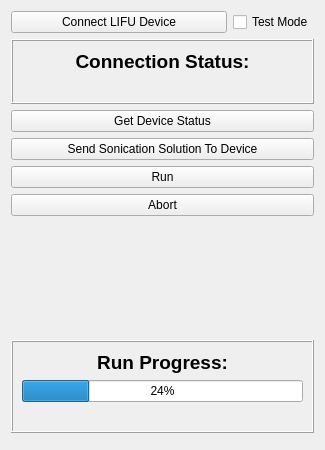
<?xml version="1.0" encoding="UTF-8"?>
<ui version="4.0">
 <class>OpenLIFUSonicationControl</class>
 <widget class="qMRMLWidget" name="OpenLIFUSonicationControl">
  <property name="geometry">
   <rect>
    <x>0</x>
    <y>0</y>
    <width>325</width>
    <height>450</height>
   </rect>
  </property>
  <layout class="QVBoxLayout" name="verticalLayout_3">
   <item>
    <layout class="QHBoxLayout" name="horizontalLayout">
     <item>
      <widget class="QPushButton" name="connectLIFUDevicePushButton">
       <property name="sizePolicy">
        <sizepolicy hsizetype="MinimumExpanding" vsizetype="Fixed">
         <horstretch>0</horstretch>
         <verstretch>0</verstretch>
        </sizepolicy>
       </property>
       <property name="text">
        <string>Connect LIFU Device</string>
       </property>
      </widget>
     </item>
     <item>
      <widget class="QCheckBox" name="testModeCheckBox">
       <property name="sizePolicy">
        <sizepolicy hsizetype="Minimum" vsizetype="Fixed">
         <horstretch>0</horstretch>
         <verstretch>0</verstretch>
        </sizepolicy>
       </property>
       <property name="text">
        <string>Test Mode</string>
       </property>
      </widget>
     </item>
    </layout>
   </item>
   <item>
    <widget class="QFrame" name="connectedStateFrame">
     <property name="frameShape">
      <enum>QFrame::Box</enum>
     </property>
     <property name="frameShadow">
      <enum>QFrame::Raised</enum>
     </property>
     <layout class="QVBoxLayout" name="verticalLayout_2">
      <item>
       <widget class="QLabel" name="connectedStateFrameTitle">
        <property name="text">
         <string>&lt;html&gt;&lt;head/&gt;&lt;body&gt;&lt;p&gt;&lt;span style=&quot; font-size:14pt; font-weight:600;&quot;&gt;Connection Status:&lt;/span&gt;&lt;/p&gt;&lt;/body&gt;&lt;/html&gt;</string>
        </property>
        <property name="alignment">
         <set>Qt::AlignCenter</set>
        </property>
        <property name="margin">
         <number>0</number>
        </property>
       </widget>
      </item>
      <item>
       <widget class="QLabel" name="connectedStateLabel">
        <property name="alignment">
         <set>Qt::AlignCenter</set>
        </property>
       </widget>
      </item>
     </layout>
    </widget>
   </item>
   <item>
    <widget class="QPushButton" name="manuallyGetDeviceStatusPushButton">
     <property name="toolTip">
      <string>This button retrieves the current status of the hardware device and prints the status below.</string>
     </property>
     <property name="text">
      <string>Get Device Status</string>
     </property>
    </widget>
   </item>
   <item>
    <widget class="QPushButton" name="sendSonicationSolutionToDevicePushButton">
     <property name="text">
      <string>Send Sonication Solution To Device</string>
     </property>
    </widget>
   </item>
   <item>
    <widget class="QWidget" name="permissionsWidget" native="true">
     <property name="slicer.openlifu.allowed-roles" stdset="0">
      <stringlist>
       <string>admin</string>
       <string>operator</string>
      </stringlist>
     </property>
     <layout class="QVBoxLayout" name="verticalLayout">
      <property name="leftMargin">
       <number>0</number>
      </property>
      <property name="topMargin">
       <number>0</number>
      </property>
      <property name="rightMargin">
       <number>0</number>
      </property>
      <property name="bottomMargin">
       <number>0</number>
      </property>
      <item>
       <widget class="QPushButton" name="runPushButton">
        <property name="text">
         <string>Run</string>
        </property>
       </widget>
      </item>
     </layout>
    </widget>
   </item>
   <item>
    <widget class="QPushButton" name="abortPushButton">
     <property name="text">
      <string>Abort</string>
     </property>
    </widget>
   </item>
   <item>
    <widget class="QLabel" name="solutionStateLabel">
     <property name="alignment">
      <set>Qt::AlignCenter</set>
     </property>
    </widget>
   </item>
   <item>
    <spacer name="verticalSpacer">
     <property name="orientation">
      <enum>Qt::Vertical</enum>
     </property>
     <property name="sizeHint" stdset="0">
      <size>
       <width>20</width>
       <height>40</height>
      </size>
     </property>
    </spacer>
   </item>
   <item>
    <widget class="QFrame" name="runStatusFrame">
     <property name="frameShape">
      <enum>QFrame::Box</enum>
     </property>
     <property name="frameShadow">
      <enum>QFrame::Raised</enum>
     </property>
     <layout class="QVBoxLayout" name="verticalLayout">
      <item>
       <widget class="QLabel" name="runStatusFrameTitle">
        <property name="text">
         <string>&lt;html&gt;&lt;head/&gt;&lt;body&gt;&lt;p&gt;&lt;span style=&quot; font-size:14pt; font-weight:600;&quot;&gt;Run Progress:&lt;/span&gt;&lt;/p&gt;&lt;/body&gt;&lt;/html&gt;</string>
        </property>
        <property name="alignment">
         <set>Qt::AlignCenter</set>
        </property>
        <property name="margin">
         <number>0</number>
        </property>
       </widget>
      </item>
      <item>
       <widget class="QProgressBar" name="runProgressBar">
        <property name="value">
         <number>24</number>
        </property>
       </widget>
      </item>
      <item>
       <widget class="QLabel" name="runHardwareStatusLabel">
        <property name="alignment">
         <set>Qt::AlignCenter</set>
        </property>
       </widget>
      </item>
     </layout>
    </widget>
   </item>
   <item>
    <widget class="QWidget" name="workflowControlsPlaceholder" native="true">
     <property name="styleSheet">
      <string notr="true">background-color: rgb(128, 0, 128);</string>
     </property>
    </widget>
   </item>
  </layout>
 </widget>
 <customwidgets>
  <customwidget>
   <class>qMRMLWidget</class>
   <extends>QWidget</extends>
   <header>qMRMLWidget.h</header>
   <container>1</container>
  </customwidget>
 </customwidgets>
 <resources/>
 <connections/>
</ui>
